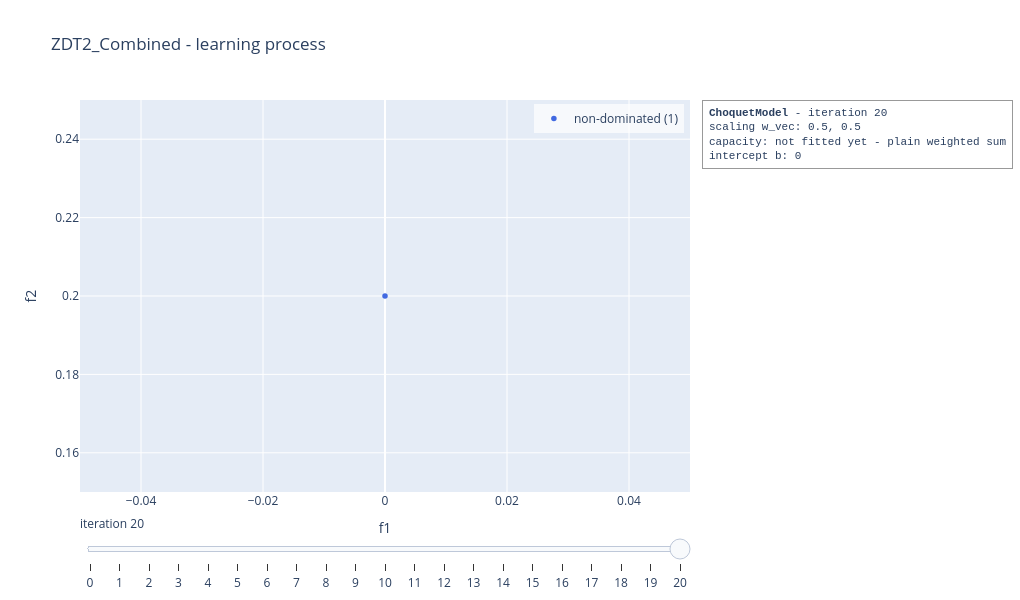

Source (notebook cell):
### Code cell
choquet_model.visualise("learning", show = False)

### Figure 1 — Plotly figure (JSON) as saved in the notebook; plotly's stock layout.template omitted (floating-point values rounded to 4 significant figures)
{"data": [{"marker": {"color": "royalblue", "size": 5.5}, "mode": "markers", "name": "non-dominated (1)", "type": "scatter", "x": [0.0], "y": [0.2]}], "layout": {"annotations": [{"align": "left", "bgcolor": "rgba(255,255,255,0.85)", "bordercolor": "#999999", "borderpad": 6, "borderwidth": 1, "font": {"family": "Courier New, monospace", "size": 11}, "showarrow": false, "text": "<b>ChoquetModel</b> - iteration 20<br>scaling w_vec: 0.5, 0.5<br>capacity: not fitted yet - plain weighted sum<br>intercept b: 0", "x": 1.02, "xanchor": "left", "xref": "paper", "y": 1, "yanchor": "top", "yref": "paper"}], "height": 600, "legend": {"bgcolor": "rgba(255,255,255,0.7)", "x": 0.99, "xanchor": "right", "y": 0.99, "yanchor": "top"}, "margin": {"r": 330}, "showlegend": true, "sliders": [{"active": 20, "currentvalue": {"prefix": "iteration "}, "steps": [{"args": [["0"], {"frame": {"redraw": true}, "mode": "immediate"}], "label": "0", "method": "animate"}, {"args": [["1"], {"frame": {"redraw": true}, "mode": "immediate"}], "label": "1", "method": "animate"}, {"args": [["2"], {"frame": {"redraw": true}, "mode": "immediate"}], "label": "2", "method": "animate"}, {"args": [["3"], {"frame": {"redraw": true}, "mode": "immediate"}], "label": "3", "method": "animate"}, {"args": [["4"], {"frame": {"redraw": true}, "mode": "immediate"}], "label": "4", "method": "animate"}, {"args": [["5"], {"frame": {"redraw": true}, "mode": "immediate"}], "label": "5", "method": "animate"}, {"args": [["6"], {"frame": {"redraw": true}, "mode": "immediate"}], "label": "6", "method": "animate"}, {"args": [["7"], {"frame": {"redraw": true}, "mode": "immediate"}], "label": "7", "method": "animate"}, {"args": [["8"], {"frame": {"redraw": true}, "mode": "immediate"}], "label": "8", "method": "animate"}, {"args": [["9"], {"frame": {"redraw": true}, "mode": "immediate"}], "label": "9", "method": "animate"}, {"args": [["10"], {"frame": {"redraw": true}, "mode": "immediate"}], "label": "10", "method": "animate"}, {"args": [["11"], {"frame": {"redraw": true}, "mode": "immediate"}], "label": "11", "method": "animate"}, {"args": [["12"], {"frame": {"redraw": true}, "mode": "immediate"}], "label": "12", "method": "animate"}, {"args": [["13"], {"frame": {"redraw": true}, "mode": "immediate"}], "label": "13", "method": "animate"}, {"args": [["14"], {"frame": {"redraw": true}, "mode": "immediate"}], "label": "14", "method": "animate"}, {"args": [["15"], {"frame": {"redraw": true}, "mode": "immediate"}], "label": "15", "method": "animate"}, {"args": [["16"], {"frame": {"redraw": true}, "mode": "immediate"}], "label": "16", "method": "animate"}, {"args": [["17"], {"frame": {"redraw": true}, "mode": "immediate"}], "label": "17", "method": "animate"}, {"args": [["18"], {"frame": {"redraw": true}, "mode": "immediate"}], "label": "18", "method": "animate"}, {"args": [["19"], {"frame": {"redraw": true}, "mode": "immediate"}], "label": "19", "method": "animate"}, {"args": [["20"], {"frame": {"redraw": true}, "mode": "immediate"}], "label": "20", "method": "animate"}]}], "title": {"text": "ZDT2_Combined - learning process"}, "width": 1020, "xaxis": {"range": [-0.05, 0.05], "title": {"text": "f1"}}, "yaxis": {"range": [0.15, 0.25], "title": {"text": "f2"}}}}
